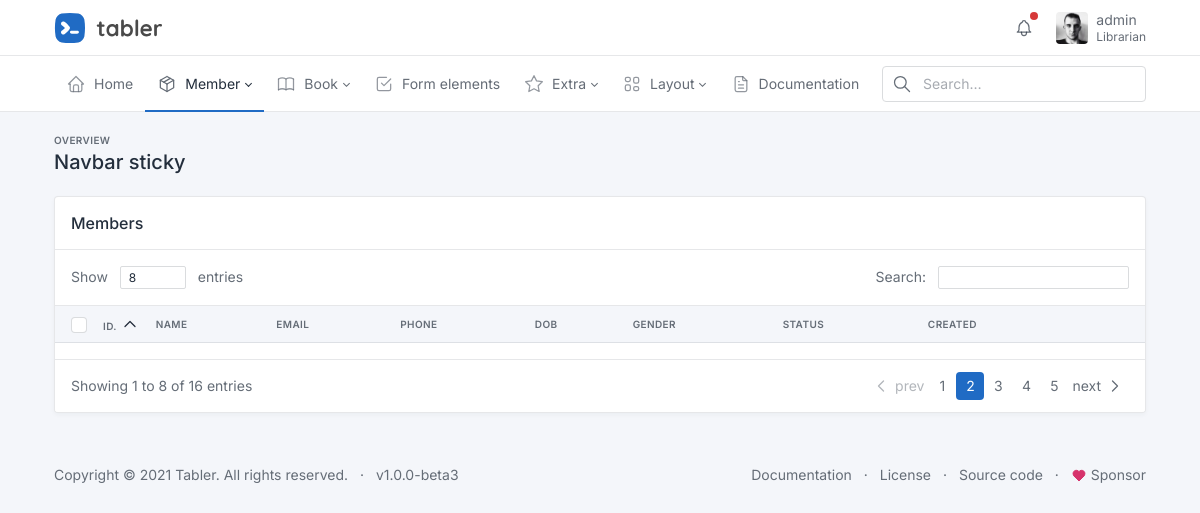
The app's page /member/manage (signed in), older data.
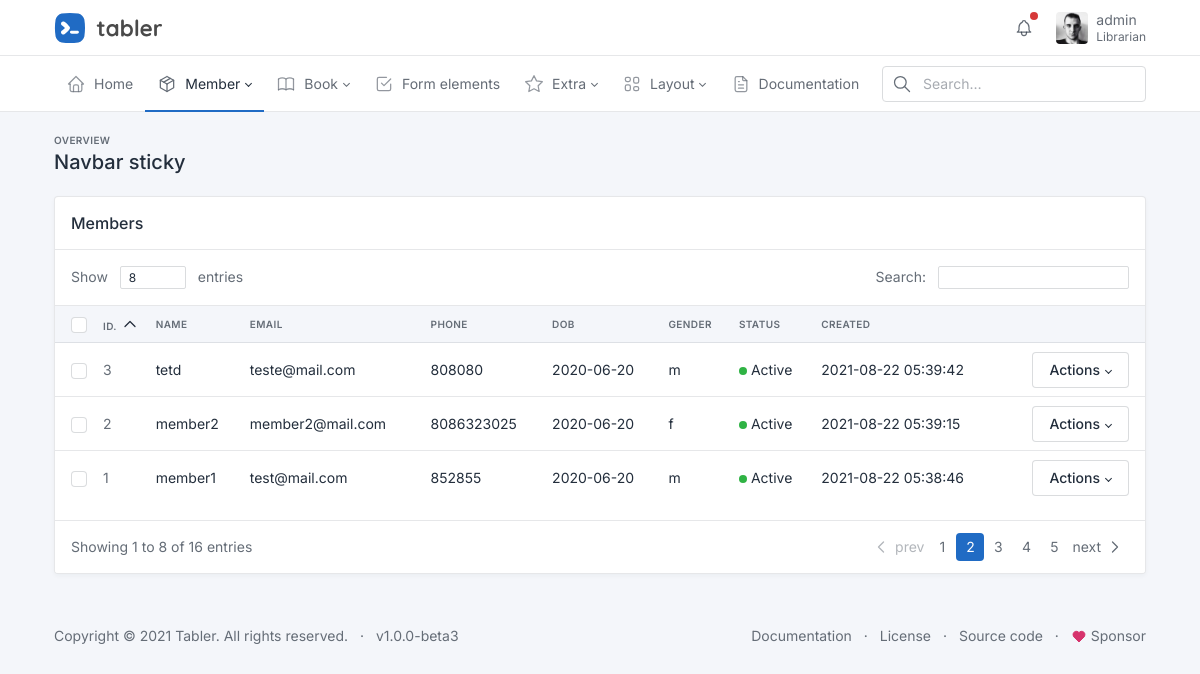
The same page, newer data.
### tables this page shows
CREATE TABLE user (
  id INTEGER PRIMARY KEY AUTOINCREMENT,
  username TEXT UNIQUE NOT NULL,
  password TEXT NOT NULL
);

CREATE TABLE members (
  id INTEGER PRIMARY KEY AUTOINCREMENT,
  name TEXT NOT NULL,
  status BOOLEAN DEFAULT TRUE,
  phone TEXT NOT NULL,
  email TEXT NOT NULL,
  dob DATE NOT NULL,
  gender CHARACTER(1),
  address TEXT NOT NULL,
  created_at TIMESTAMP NOT NULL DEFAULT CURRENT_TIMESTAMP
);

### flaskr/member.py (the view)
@bp.route('/manage')
@login_required
def manage():
    db = get_db()
    members = get_members()
    return render_template('member/manage.html', members_list=members)

### flaskr/auth.py (called while the page is built)
@bp.before_app_request
def load_logged_in_user():
    user_id = session.get('user_id')
    if user_id is None:
        g.user = None
    else:
        g.user = get_db().execute(
            'SELECT * FROM user WHERE id = ?', (user_id,)
        ).fetchone()

def login_required(view):
    @functools.wraps(view)
    def wrapped_view(**kwargs):
        if g.user is None:
            return redirect(url_for('auth.login'))
        return view(**kwargs)
    return wrapped_view

### flaskr/db.py (called while the page is built)
def get_db():
    if 'db' not in g:
        g.db = sqlite3.connect(
            current_app.config['DATABASE'],
            detect_types=sqlite3.PARSE_DECLTYPES
        )
        g.db.row_factory = sqlite3.Row
    return g.db

### flaskr/member.py (called while the page is built)
def get_members():
    db = get_db()
    members = db.execute(
        'SELECT id,name,status,phone,email,dob,gender,address,created_at'
        ' FROM members'
        ' ORDER BY created_at DESC'
    ).fetchall()
    return members

### flaskr/templates/member/manage.html (shortened to what this page needs)
{% extends 'dashboard-base.html' %}
{% block content %}
<div class="page-body">
  <div class="container-xl">
    <div class="row row-deck row-cards">
      <div class="col-12">
        <div class="card">
          <div class="card-header">
            <h3 class="card-title">Members</h3>
          </div>
          <div class="card-body border-bottom py-3">
            <div class="d-flex">
              <div class="text-muted">
                Show
                <div class="mx-2 d-inline-block">
                  <input type="text" class="form-control form-control-sm" value="8" size="3" aria-label="Invoices count">
                </div>
                entries
              </div>
              <div class="ms-auto text-muted">
                Search:
                <div class="ms-2 d-inline-block">
                  <input type="text" class="form-control form-control-sm" aria-label="Search invoice">
                </div>
              </div>
            </div>
          </div>
          <div class="table-responsive">
            <table class="table card-table table-vcenter text-nowrap datatable">
              <thead>
                <tr>
                  <th class="w-1"><input class="form-check-input m-0 align-middle" type="checkbox" aria-label="Select all invoices"></th>
                  <th class="w-1">Id.
                    <svg xmlns="http://www.w3.org/2000/svg" class="icon icon-sm text-dark icon-thick" width="24" height="24" viewBox="0 0 24 24" stroke-width="2" stroke="currentColor" fill="none" stroke-linecap="round" stroke-linejoin="round"><path stroke="none" d="M0 0h24v24H0z" fill="none"/><polyline points="6 15 12 9 18 15" /></svg>
                  </th>
                  <th>Name</th>
                  <th>Email</th>
                  <th>Phone</th>
                  <th>Dob</th>
                  <th>Gender</th>
                  <th>Status</th>
                  <th>Created</th>
                  <th></th>
                </tr>
              </thead>
              <tbody>
                {% for member in members_list %}
                <tr>
                  <td><input class="form-check-input m-0 align-middle" type="checkbox" aria-label="Select invoice"></td>
                  <td><span class="text-muted">{{ member['id'] }}</span></td>
                  <td><a href="invoice.html" class="text-reset" tabindex="-1">{{ member['name'] }}</a></td>
                  <td>
                    {{ member['email'] }}
                  </td>
                  <td>
                    {{ member['phone'] }}
                  </td>
                  <td>
                    {{ member['dob'] }}
                  </td>
                  <td>
                    {{ member['gender'] }}
                  </td>
                  <td>
                    {% if member['status'] %}
                      <span class="badge bg-success me-1"></span>Active</span>
                    {% else %}
                      <span class="badge bg-red me-1"></span>Inactive</span>
                    {% endif %}
                  </td>
                  <td>
                    {{ member['created_at'] }}
                  </td>
                  <td class="text-end">
                    <span class="dropdown">
                      <button class="btn dropdown-toggle align-text-top" data-bs-boundary="viewport" data-bs-toggle="dropdown">Actions</button>
                    </span>
                  </td>
                </tr>
                {% endfor %}
              </tbody>
            </table>
          </div>
          <div class="card-footer d-flex align-items-center">
            <p class="m-0 text-muted">Showing <span>1</span> to <span>8</span> of <span>16</span> entries</p>
            <ul class="pagination m-0 ms-auto">
              <li class="page-item disabled">
                <a class="page-link" href="#" tabindex="-1" aria-disabled="true">
                  <svg xmlns="http://www.w3.org/2000/svg" class="icon" width="24" height="24" viewBox="0 0 24 24" stroke-width="2" stroke="currentColor" fill="none" stroke-linecap="round" stroke-linejoin="round"><path stroke="none" d="M0 0h24v24H0z" fill="none"/><polyline points="15 6 9 12 15 18" /></svg>
                  prev
                </a>
              </li>
              <li class="page-item"><a class="page-link" href="#">1</a></li>
              <li class="page-item active"><a class="page-link" href="#">2</a></li>
              <li class="page-item"><a class="page-link" href="#">3</a></li>
              <li class="page-item"><a class="page-link" href="#">4</a></li>
              <li class="page-item"><a class="page-link" href="#">5</a></li>
              <li class="page-item">
                <a class="page-link" href="#">
                  next
                  <svg xmlns="http://www.w3.org/2000/svg" class="icon" width="24" height="24" viewBox="0 0 24 24" stroke-width="2" stroke="currentColor" fill="none" stroke-linecap="round" stroke-linejoin="round"><path stroke="none" d="M0 0h24v24H0z" fill="none"/><polyline points="9 6 15 12 9 18" /></svg>
                </a>
              </li>
            </ul>
          </div>
        </div>
      </div>
    </div>
  </div>
</div>
{% endblock %}

### flaskr/templates/dashboard-base.html (shortened to what this page needs)
<!doctype html>
<html lang="en">
  <head>
    <link href="{{ url_for('static', filename='dist/css/tabler.min.css') }}" rel="stylesheet"/>
    <link href="{{ url_for('static', filename='dist/css/tabler-flags.min.css') }}" rel="stylesheet"/>
    <link href="{{ url_for('static', filename='dist/css/tabler-payments.min.css') }}" rel="stylesheet"/>
    <link href="{{ url_for('static', filename='dist/css/tabler-vendors.min.css') }}" rel="stylesheet"/>
    <link href="{{ url_for('static', filename='dist/css/demo.min.css') }}" rel="stylesheet"/>
  </head>
<body class="antialiased">
  <div class="wrapper">
    <div class="sticky-top">
      <header class="navbar navbar-expand-md navbar-light sticky-top d-print-none">
        <div class="container-xl">
          <h1 class="navbar-brand navbar-brand-autodark d-none-navbar-horizontal pe-0 pe-md-3">
            <a href=".">
              <img src="/static/static/logo.svg" width="110" height="32" alt="Tabler" class="navbar-brand-image">
            </a>
          </h1>
          <div class="navbar-nav flex-row order-md-last">
            <div class="nav-item dropdown d-none d-md-flex me-3">
              <a href="#" class="nav-link px-0" data-bs-toggle="dropdown" tabindex="-1" aria-label="Show notifications">
                <span class="badge bg-red"></span>
              </a>
            </div>
            <div class="nav-item dropdown">
              {% if g.user %}
                <a href="#" class="nav-link d-flex lh-1 text-reset p-0" data-bs-toggle="dropdown" aria-label="Open user menu">
                  <span class="avatar avatar-sm" style="background-image: url(/static/static/avatars/000m.jpg)"></span>
                  <div class="d-none d-xl-block ps-2">
                    <div>{{ g.user['username'] }}</div>
                    <div class="mt-1 small text-muted">Librarian</div>
                  </div>
                </a>
              {% endif %}
            </div>
          </div>
        </div>
      </header>
      <div class="navbar-expand-md">
        <div class="collapse navbar-collapse" id="navbar-menu">
          <div class="navbar navbar-light">
            <div class="container-xl">
              <ul class="navbar-nav">
                <li class="nav-item {% if request.blueprint=='home' %} active {% endif %}" >
                  <a class="nav-link" href="{{ url_for('index') }}" >
                    <span class="nav-link-icon d-md-none d-lg-inline-block">
                    </span>
                    <span class="nav-link-title">
                      Home
                    </span>
                  </a>
                </li>
                <li class="nav-item dropdown {% if request.blueprint=='member' %} active {% endif %}">
                  <a class="nav-link dropdown-toggle" href="#navbar-base" data-bs-toggle="dropdown" role="button" aria-expanded="false" >
                    <span class="nav-link-icon d-md-none d-lg-inline-block">
                    </span>
                    <span class="nav-link-title">
                      Member
                    </span>
                  </a>
                </li>
                <li class="nav-item dropdown {% if request.blueprint=='book' %} active {% endif %}">
                  <a class="nav-link dropdown-toggle" href="#navbar-base" data-bs-toggle="dropdown" role="button" aria-expanded="false" >
                    <span class="nav-link-icon d-md-none d-lg-inline-block">
                    </span>
                    <span class="nav-link-title">
                      Book
                    </span>
                  </a>
                </li>
                <li class="nav-item">
                  <a class="nav-link" href="./form-elements.html" >
                    <span class="nav-link-icon d-md-none d-lg-inline-block">
                    </span>
                    <span class="nav-link-title">
                      Form elements
                    </span>
                  </a>
                </li>
                <li class="nav-item dropdown">
                  <a class="nav-link dropdown-toggle" href="#navbar-extra" data-bs-toggle="dropdown" role="button" aria-expanded="false" >
                    <span class="nav-link-icon d-md-none d-lg-inline-block">
                    </span>
                    <span class="nav-link-title">
                      Extra
                    </span>
                  </a>
                </li>
                <li class="nav-item dropdown">
                  <a class="nav-link dropdown-toggle" href="#navbar-layout" data-bs-toggle="dropdown" role="button" aria-expanded="false" >
                    <span class="nav-link-icon d-md-none d-lg-inline-block">
                    </span>
                    <span class="nav-link-title">
                      Layout
                    </span>
                  </a>
                </li>
                <li class="nav-item">
                  <a class="nav-link" href="./docs/index.html" >
                    <span class="nav-link-icon d-md-none d-lg-inline-block">
                    </span>
                    <span class="nav-link-title">
                      Documentation
                    </span>
                  </a>
                </li>
              </ul>
              <div class="my-2 my-md-0 flex-grow-1 flex-md-grow-0 order-first order-md-last">
                <form action="." method="get">
                  <div class="input-icon">
                    <span class="input-icon-addon">
                    </span>
                    <input type="text" class="form-control" placeholder="Search…" aria-label="Search in website">
                  </div>
                </form>
              </div>
            </div>
          </div>
        </div>
      </div>
    </div>
    <div class="page-wrapper">
      <div class="container-xl">
        <div class="page-header d-print-none">
          <div class="row align-items-center">
            <div class="col">
              <div class="page-pretitle">
                Overview
              </div>
              <h2 class="page-title">
                Navbar sticky
              </h2>
            </div>
          </div>
        </div>
      </div>
        {% block content %}{% endblock %}
        <footer class="footer footer-transparent d-print-none">
          <div class="container">
            <div class="row text-center align-items-center flex-row-reverse">
              <div class="col-lg-auto ms-lg-auto">
                <ul class="list-inline list-inline-dots mb-0">
                  <li class="list-inline-item"><a href="./docs/index.html" class="link-secondary">Documentation</a></li>
                  <li class="list-inline-item"><a href="./license.html" class="link-secondary">License</a></li>
                  <li class="list-inline-item"><a href="https://github.com/tabler/tabler" target="_blank" class="link-secondary" rel="noopener">Source code</a></li>
                  <li class="list-inline-item">
                    <a href="https://github.com/sponsors/codecalm" target="_blank" class="link-secondary" rel="noopener">
                      Sponsor
                    </a>
                  </li>
                </ul>
              </div>
              <div class="col-12 col-lg-auto mt-3 mt-lg-0">
                <ul class="list-inline list-inline-dots mb-0">
                  <li class="list-inline-item">
                    Copyright &copy; 2021
                    <a href="." class="link-secondary">Tabler</a>.
                    All rights reserved.
                  </li>
                  <li class="list-inline-item">
                    <a href="./changelog.html" class="link-secondary" rel="noopener">v1.0.0-beta3</a>
                  </li>
                </ul>
              </div>
            </div>
          </div>
        </footer>
      </div>
    </div>
  </body>
</html>

Row changes from the older to the newer data that the page shows:
added members: id "3", name "tetd", email "teste@mail.com", phone "808080", dob "2020-06-20", gender "m", status True (drawn), created_at "2021-08-22 05:39:42"
added members: id "2", name "member2", email "member2@mail.com", phone "8086323025", dob "2020-06-20", gender "f", status True (drawn), created_at "2021-08-22 05:39:15"
added members: id "1", name "member1", email "test@mail.com", phone "852855", dob "2020-06-20", gender "m", status True (drawn), created_at "2021-08-22 05:38:46"
